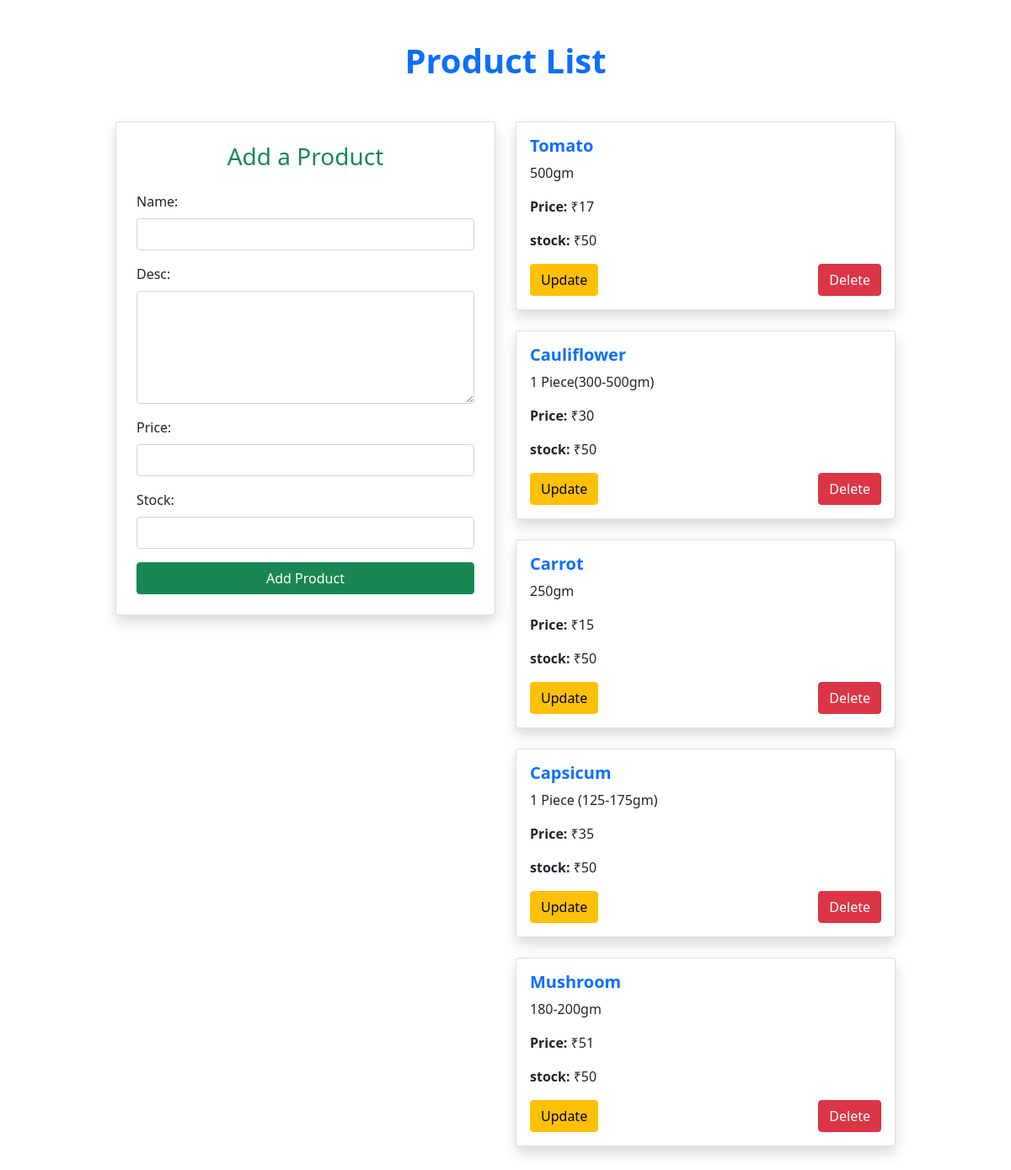
The page / on the database its author committed.
### Insta_Grocery/models.py (models this page shows, shortened)
class Product(models.Model):
    name = models.CharField(max_length=50)
    description = models.TextField()
    price = models.IntegerField()
    stock = models.IntegerField()
    image = models.ImageField(upload_to='post_images/', null = True)

### Insta_Grocery/views.py (the view)
# urls.py: path('', views.home, name='home'),
def home(request):
    if request.method == "POST":
        fm = ProductForm(request.POST)
        if fm.is_valid():
            fm.save()
            fm = ProductForm()
    else:
        fm = ProductForm()
    prod = Product.objects.all()
    return render(request, 'Insta_Grocery/home.html', {'prod': prod, 'form': fm})

### Insta_Grocery/forms.py
class ProductForm(forms.ModelForm):
    class Meta:
        model = Product
        fields = ["name", "description", "price","stock", "image"]

### Insta_Grocery/templates/Insta_Grocery/home.html (shortened to what this page needs)
<!DOCTYPE html>
<html lang="en">
<head>
  <link href="https://cdn.jsdelivr.net/npm/bootstrap@5.1.3/dist/css/bootstrap.min.css" rel="stylesheet"/>
</head>
<body>
  <div class="container my-5">
    <h1 class="text-center mb-5 text-primary" style="font-weight: bold;">Product List</h1>
    <div class="row justify-content-center">
      <div class="col-md-5">
        <div class="card p-4 shadow">
          <h3 class="text-center text-success mb-4">Add a Product</h3>
          <form method="POST" action="">
            <div class="mb-3">
              <label for="name" class="form-label">Name:</label>
              <input type="text" class="form-control" id="name" name="name" required />
            </div>
            <div class="mb-3">
              <label for="description" class="form-label">Desc:</label>
              <textarea class="form-control" id="description" name="description" rows="5" required></textarea>
            </div>
            <div class="mb-3">
              <label for="price" class="form-label">Price:</label>
              <input type="number" class="form-control" id="price" name="price" required />
            </div>
            <div class="mb-3">
                <label for="stock" class="form-label">Stock:</label>
                <input type="number" class="form-control" id="stock" name="stock" required />
              </div>
            <button type="submit" class="btn btn-success w-100">Add Product</button>
          </form>
        </div>
      </div>
<div class="col-md-5 mt-4 mt-md-0">
    {% for pro in prod %}
    <div class="card p-3 mb-4 shadow">
      <h5 class="text-primary" style="font-weight: bold;">{{ pro.name }}</h5>
      <p>{{ pro.description }}</p>
      <p><strong>Price:</strong> ₹{{ pro.price }}</p>
      <p><strong>stock:</strong> ₹{{ pro.stock }}</p>
      <div class="d-flex justify-content-between">
        <form action="{% url 'update_data' pro.id %}" method="GET">
          <button type="submit" class="btn btn-warning">
             Update
          </button>
        </form>
        <form action="{% url 'deletedata' pro.id %}" method="POST">
          <button type="submit" class="btn btn-danger">
             Delete
          </button>
        </form>
      </div>
    </div>
    {% endfor %}
  </div>

### rows shown on the page
Product: name "Tomato", description "500gm", price "17", stock "50"
Product: name "Cauliflower", description "1 Piece(300-500gm)", price "30", stock "50"
Product: name "Carrot", description "250gm", price "15", stock "50"
Product: name "Capsicum", description "1 Piece (125-175gm)", price "35", stock "50"
Product: name "Mushroom", description "180-200gm", price "51", stock "50"
